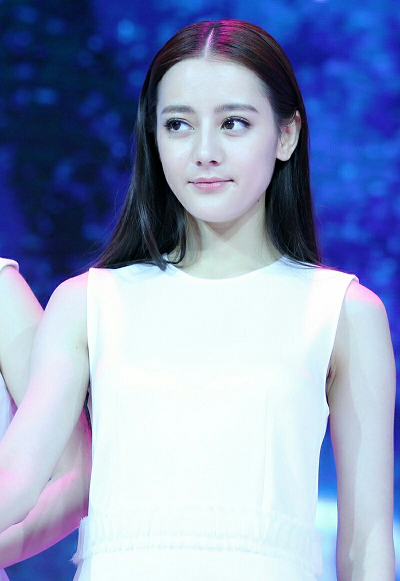
#> input picture images/test.png, 400 x 581 px, found by its file name
$ python OpencvDemo006.py
#> lines starting #> are read from the running program, lines starting #| are printed output that depends on the picture
#!/usr/bin/env python3
#coding = utf-8

import logging
import cv2 as cv

# LUT的作用与用法
def OpencvDemo006():
    logging.basicConfig(level=logging.DEBUG)

    src = cv.imread("images/test.png")
#> src is the input picture: shape (581, 400, 3); mean B, G, R 189.6, 154.2, 139.9
    if src is None:
        logging.error("could not load an image!")
        return cv.Error.StsError
    cv.namedWindow("input", cv.WINDOW_AUTOSIZE)
    cv.imshow("input", src)
    dst = cv.applyColorMap(src, cv.COLORMAP_COOL)
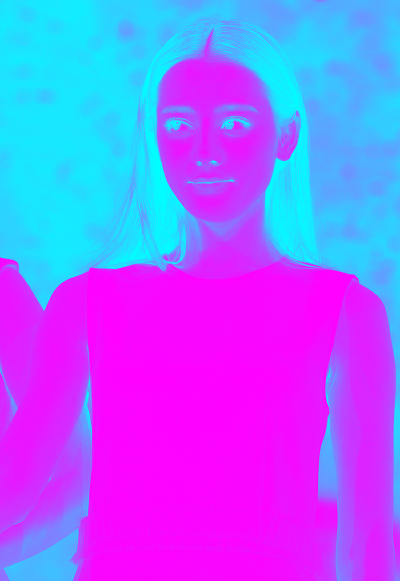
#> dst: shape (581, 400, 3); mean B, G, R 255, 101.1, 153.9
    cv.imshow("output", dst)

    # 伪色彩
    image = cv.imread("images/canjian.jpg")
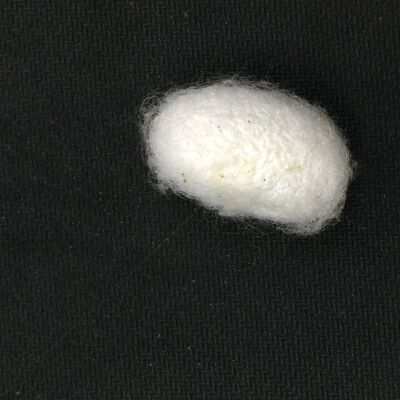
#> input picture images/canjian.jpg, 400 x 400 px, found by its file name
#> image is the input picture: shape (400, 400, 3); mean B, G, R 50.8, 53.8, 52.5
    color_image = cv.applyColorMap(image, cv.COLORMAP_JET)
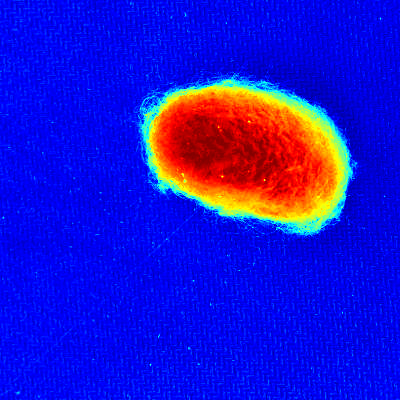
#> color_image: shape (400, 400, 3); mean B, G, R 206.4, 21, 29.9
    cv.imshow("image", image)
    cv.imshow("color_image", color_image)

    cv.waitKey(0)

    cv.destroyAllWindows()

    return cv.Error.StsOk

if __name__ == "__main__":
    OpencvDemo006()

# end of file
